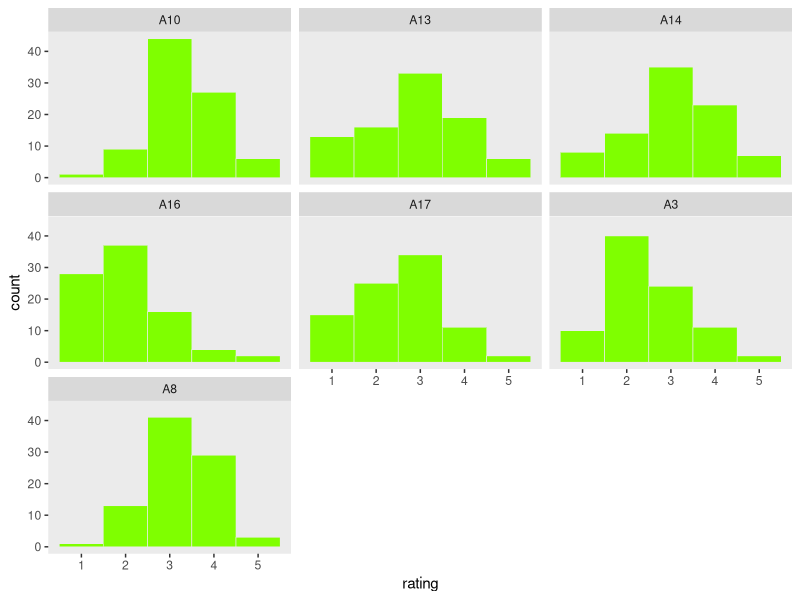

Recreate this plot in R. (Note: this script raises an error after producing the figure.)
## ---- chunk 1
library(readxl)
library(tidyverse)
d <- read_excel("Lindsey.xlsx")

glimpse(d)
## ---- chunk 2
(
  d <-
  d %>% 
  mutate(day = 1:n()-1) %>% 
  select(day, everything())
  )
## ---- chunk 3
d %>% 
  select(A3:A17) %>% 
  gather(item, rating) %>% 
  
  ggplot(aes(x = rating)) +
  geom_histogram(binwidth = 1, fill = "chartreuse", color = "grey92", size = 1/5) +
  theme(panel.grid = element_blank()) +
  facet_wrap(~item)
## ---- chunk 4
library(psych)

d %>% 
  select(A3:A17) %>% 
  describe()
## ---- chunk 5
d <-
  d %>% 
  select(everything(), -A3, -A8)
## ---- chunk 6
library(lavaan)
## ---- chunk 7
CFA_0_lag <- '
H =~ NA*A10 + A13 + A14 + A16 + A17

# Standardize the variance
H ~~ 1*H
'
## ---- chunk 8
fit.CFA_0_lag <- 
  cfa(CFA_0_lag, 
      data = d,
      estimator = "MLR",
      missing = "ML")
## ---- chunk 9
summary(fit.CFA_0_lag, 
        fit.measures = T)
## ---- chunk 10
tibble(x = 1:3, 
       y = 10:12) %>% 
  mutate(x_1 = lag(x))
## ---- chunk 11
tail(d)

d_lagged <-
  d %>% 
  add_row(., day = 103, Date = "2016-05-11 00:00:00", 
          Mon = 0, Tues = 0, Wed = 1, Thur = 0, Fri = 0, Sat = 0, Sun = 0, 
          Meds = NA, 
          A10 = NA, A13 = NA, A14 = NA, A16 = NA, A17 = NA)
## ---- chunk 12
d_lagged <-
  d_lagged %>% 
  mutate(Meds_1 = lag(Meds),
         A10_1  = lag(A10),
         A13_1  = lag(A13),
         A14_1  = lag(A14),
         A16_1  = lag(A16),
         A17_1  = lag(A17))
## ---- chunk 13
CFA_1_lag <- '
# Loadings
H0 =~ l1*A10 +   l2*A13 +   l3*A14 +   l4*A16 +   l5*A17
H1 =~ l1*A10_1 + l2*A13_1 + l3*A14_1 + l4*A16_1 + l5*A17_1

# LV variances
H0 ~~ 1*H0
H1 ~~ NA*H1 # Because of the structural model, the resitual variance for H1 is freely estimated

# residual variances
A10 ~~ rv1*A10
A13 ~~ rv2*A13
A14 ~~ rv3*A14
A16 ~~ rv4*A16
A17 ~~ rv5*A17

A10_1 ~~ rv1*A10_1
A13_1 ~~ rv2*A13_1
A14_1 ~~ rv3*A14_1
A16_1 ~~ rv4*A16_1
A17_1 ~~ rv5*A17_1

# item intercepts
A10 ~ i1*A10
A13 ~ i2*A13
A14 ~ i3*A14
A16 ~ i4*A16
A17 ~ i5*A17

A10_1 ~ i1*A10_1
A13_1 ~ i2*A13_1
A14_1 ~ i3*A14_1
A16_1 ~ i4*A16_1
A17_1 ~ i5*A17_1

# cross-lag residual covariances
A10 ~~ A10_1
A13 ~~ A13_1
A14 ~~ A14_1
A16 ~~ A16_1
A17 ~~ A17_1

# Structural model
H1 ~ H0
'
## ---- chunk 14
fit.CFA_1_lag <- 
  cfa(CFA_1_lag, 
      data = d_lagged,
      estimator = "MLR",
      missing = "ML",
      std.lv = T)
## ---- chunk 15
summary(fit.CFA_1_lag, 
        fit.measures = T)
## ---- chunk 16
SEM_1_lag <- '
# Loadings
H0 =~ l1*A10 +   l2*A13 +   l3*A14 +   l4*A16 +   l5*A17
H1 =~ l1*A10_1 + l2*A13_1 + l3*A14_1 + l4*A16_1 + l5*A17_1

# LV variances
H0 ~~ 1*H0
H1 ~~ NA*H1 # Because of the structural model, the resitual variance for H1 is freely estimated

# residual variances
A10 ~~ rv1*A10
A13 ~~ rv2*A13
A14 ~~ rv3*A14
A16 ~~ rv4*A16
A17 ~~ rv5*A17

A10_1 ~~ rv1*A10_1
A13_1 ~~ rv2*A13_1
A14_1 ~~ rv3*A14_1
A16_1 ~~ rv4*A16_1
A17_1 ~~ rv5*A17_1

# item intercepts
A10 ~ i1*A10
A13 ~ i2*A13
A14 ~ i3*A14
A16 ~ i4*A16
A17 ~ i5*A17

A10_1 ~ i1*A10_1
A13_1 ~ i2*A13_1
A14_1 ~ i3*A14_1
A16_1 ~ i4*A16_1
A17_1 ~ i5*A17_1

# cross-lag residual covariances
A10 ~~ A10_1
A13 ~~ A13_1
A14 ~~ A14_1
A16 ~~ A16_1
A17 ~~ A17_1

# Structural model
H1 ~ H0 + Meds_1
'
## ---- chunk 17
fit.SEM_1_lag <- 
  cfa(SEM_1_lag, 
      data = d_lagged,
      estimator = "MLR",
      missing = "ML",
      std.lv = T)
## ---- chunk 18
summary(fit.SEM_1_lag, 
        fit.measures = T)
